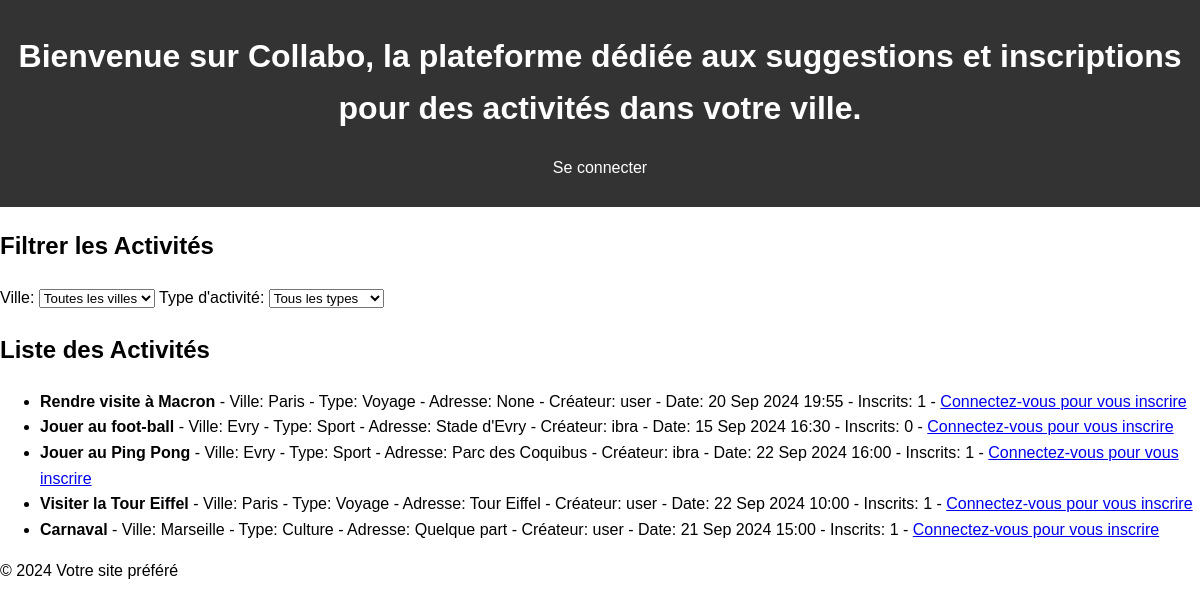
The page /activites/ on the database its author committed.
### public/models.py (models this page shows, shortened)
class Activite(models.Model):
    nom = models.CharField(max_length=280)
    createur = models.ForeignKey(User, on_delete=models.CASCADE)
    ville = models.ForeignKey(Ville, on_delete=models.CASCADE)
    type = models.ForeignKey(TypeActivite, on_delete=models.CASCADE)
    date = models.DateTimeField()
    adresse = models.CharField(max_length=280, null=True)

class Ville(models.Model):
    nom = models.CharField(max_length=100)

class TypeActivite(models.Model):
    type = models.CharField(max_length=100, null=True, blank=True)   # Assurez-vous que ce champ existe

### public/views.py (the view)
# urls.py: path('activites/', views.activite_list, name='activite_list'),
def activite_list(request):
    ville_id = request.GET.get('ville')
    type_id = request.GET.get('type')
    activites = Activite.objects.all()
    if ville_id:
        activites = activites.filter(ville_id=ville_id)
    if type_id:
        activites = activites.filter(type_id=type_id)
    types_activites = TypeActivite.objects.all()
    villes = Ville.objects.all()
    context = {
        'types_activites': types_activites,
        'villes': villes,
        'activites': activites,
        'selected_ville': ville_id,
        'selected_type': type_id,
    }
    return render(request, 'activite_list.html', context)

### public/templates/activite_list.html (shortened to what this page needs)
{% extends 'base.html' %}
{% block content %}
    <h2>Filtrer les Activités</h2>
    <form method="get" action="{% url 'activite_list' %}">
        <label for="ville">Ville:</label>
        <select id="ville" name="ville" onchange="this.form.submit()">
            <option value="">Toutes les villes</option>
        </select>
        <label for="type">Type d'activité:</label>
        <select id="type" name="type" onchange="this.form.submit()">
            <option value="">Tous les types</option>
        </select>
    </form>
    <h2>Liste des Activités</h2>
    {% if activites %}
        <ul>
            {% for activite in activites %}
                <li>
                    <strong>{{ activite.nom }}</strong>
                    - Ville: {{ activite.ville.nom }}
                    - Type: {{ activite.type.type }}
                    - Adresse: {{ activite.adresse }}
                    - Créateur: {{ activite.createur.username }}
                    - Date: {{ activite.date|date:"d M Y H:i" }}
                    - Inscrits: {{ activite.registration_set.count }}
                    {% if user.is_authenticated %}
                        {% if user == activite.createur %}
                            - <a href="{% url 'inscription_activite_list' activite.id %}">Voir les inscrits</a>
                            - <a href="{% url 'supprimer_activite' activite.id %}">Supprimer</a>
                        {% else %}
                            - <a href="{% url 'inscription_activite' activite.id %}">S'inscrire</a>
                        {% endif %}
                    {% else %}
                        - <a href="{% url 'login' %}">Connectez-vous pour vous inscrire</a>
                    {% endif %}
                </li>
            {% endfor %}
        </ul>
    {% else %}
        <p>Aucune activité ne correspond à vos critères.</p>
    {% endif %}
{% endblock %}

### public/static/css/style.css (style rules this page uses)
body { font-family: Arial, sans-serif; line-height: 1.6; margin: 0; padding: 0; }

### rows shown on the page
Activite: nom "Rendre visite à Macron", ville.nom "Paris", type.type "Voyage", adresse "None", createur.username "user", date "20 Sep 2024 19:55", registration_set.count "1"
Activite: nom "Jouer au foot-ball", ville.nom "Evry", type.type "Sport", adresse "Stade d'Evry", createur.username "ibra", date "15 Sep 2024 16:30", registration_set.count "0"
Activite: nom "Jouer au Ping Pong", ville.nom "Evry", type.type "Sport", adresse "Parc des Coquibus", createur.username "ibra", date "22 Sep 2024 16:00", registration_set.count "1"
Activite: nom "Visiter la Tour Eiffel", ville.nom "Paris", type.type "Voyage", adresse "Tour Eiffel", createur.username "user", date "22 Sep 2024 10:00", registration_set.count "1"
Activite: nom "Carnaval", ville.nom "Marseille", type.type "Culture", adresse "Quelque part", createur.username "user", date "21 Sep 2024 15:00", registration_set.count "1"
